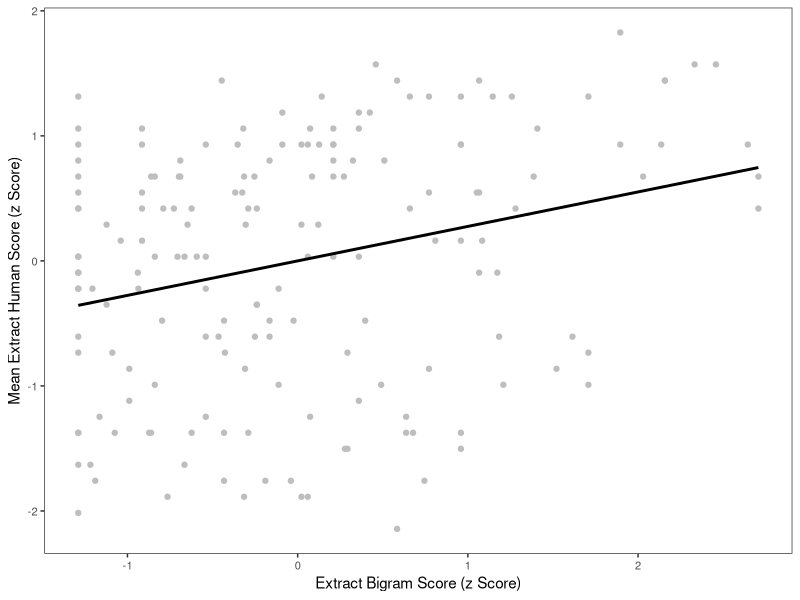

Write R code to recreate this figure.
require(ggplot2)
require(gridExtra)
require(psych)

library(scales)

table = read.csv(file="study2_extracts.csv", header=TRUE, sep=",")
attach(table)

table$bigram = scale(table$bigram, center=TRUE, scale=TRUE)
table$turkers = scale(table$turkers, center=TRUE, scale=TRUE)

plot <- ggplot(table, aes(x=bigram, y=turkers)) +
               geom_point(color="gray") +
               geom_smooth(method=lm, se=FALSE, color="black") +
               theme_bw() + theme(plot.title=element_text(size=8),
                                  axis.text=element_text(size=8),
                                  panel.grid.major = element_blank(),
                                  panel.grid.minor = element_blank()) +
               labs(x="Extract Bigram Score (z Score)", y="Mean Extract Human Score (z Score)")

pdf("scatter.pdf", width=4, height=4)
grid.arrange(plot, ncol=1, nrow=1)
dev.off()

cor.test(table$bigram, table$turkers, short=FALSE, exact=TRUE)
